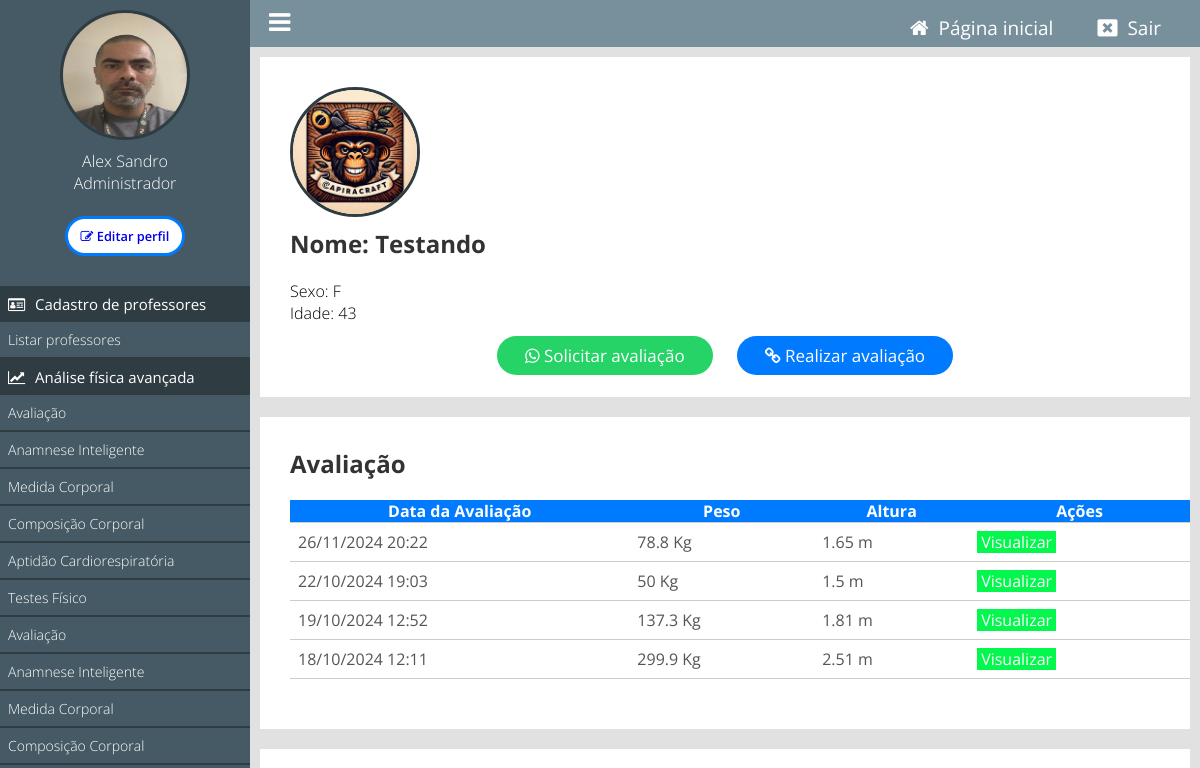
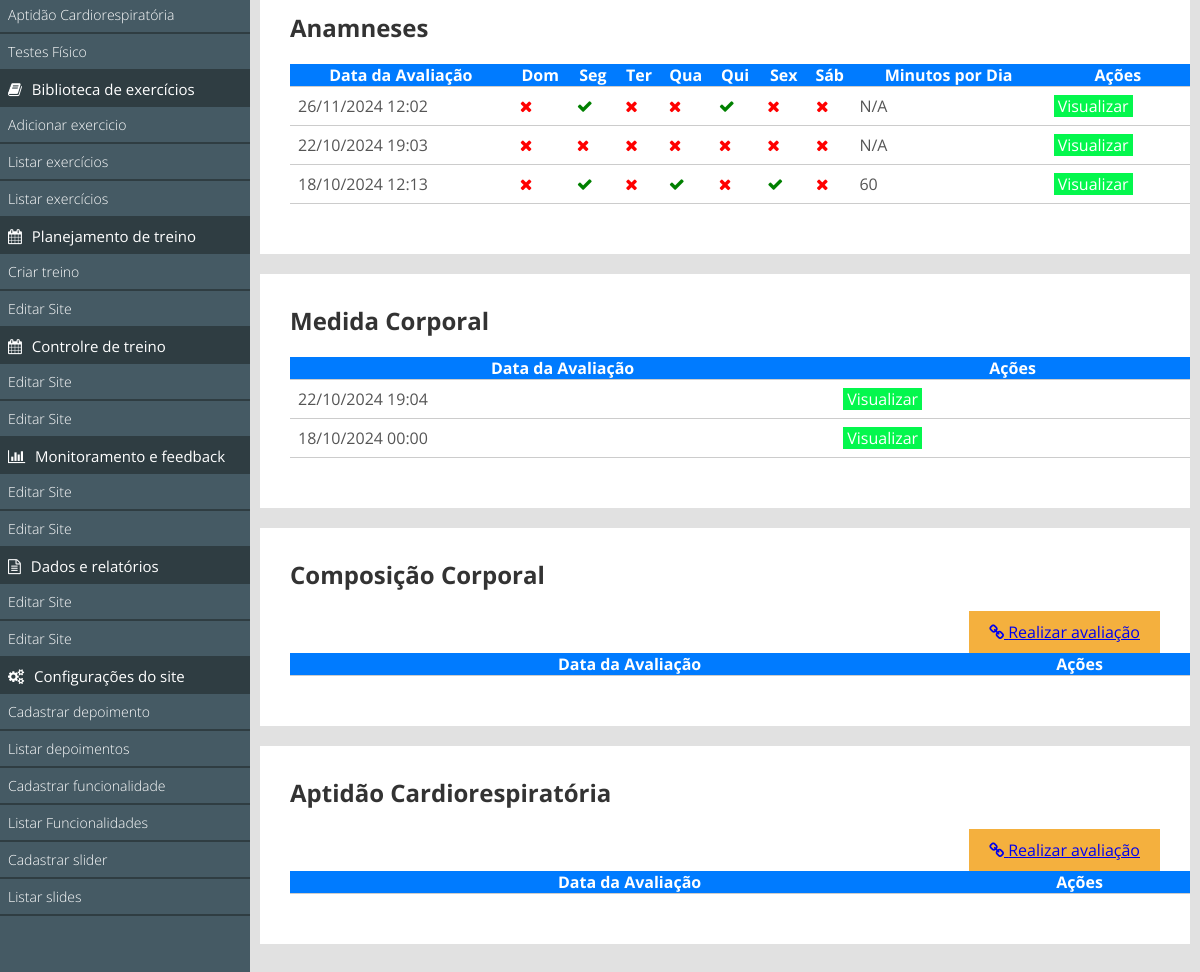
The app's page /painel/listar-afa?id=7 (signed in), older data (2 pictures, top to bottom).
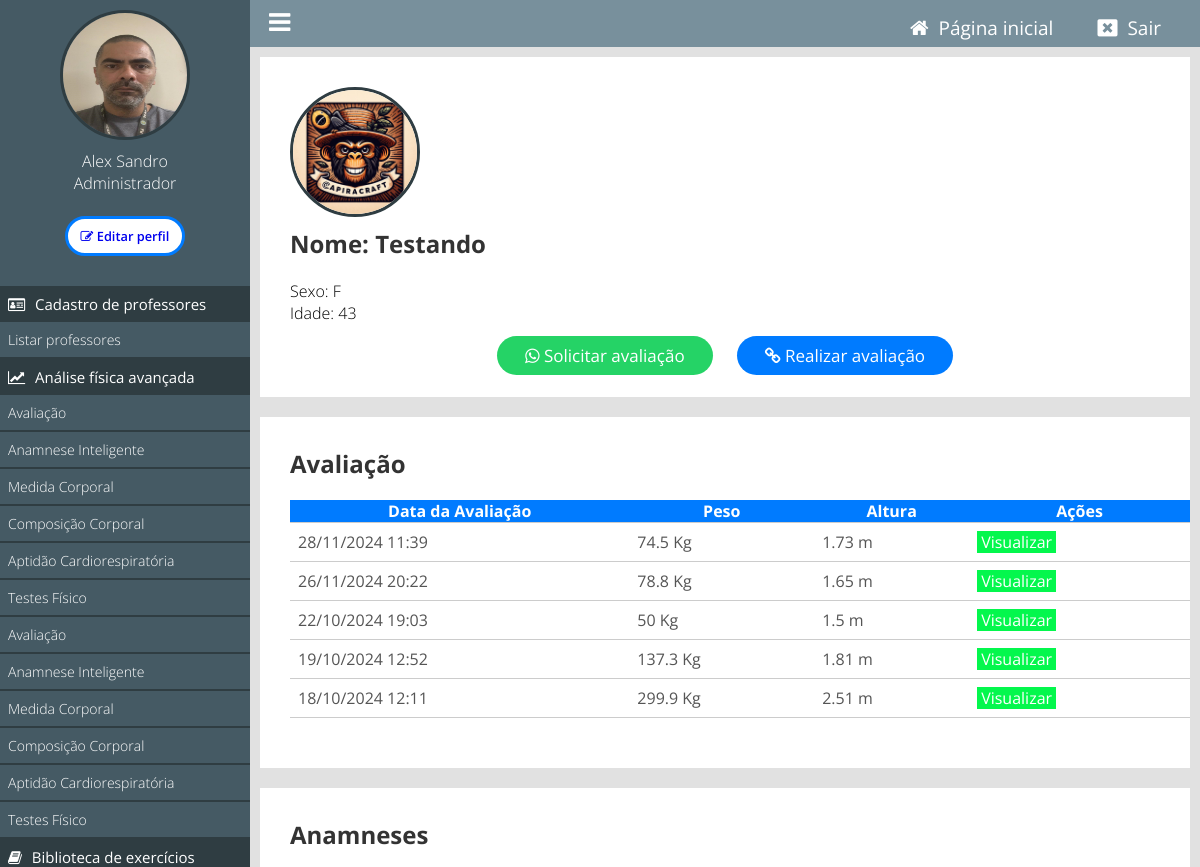
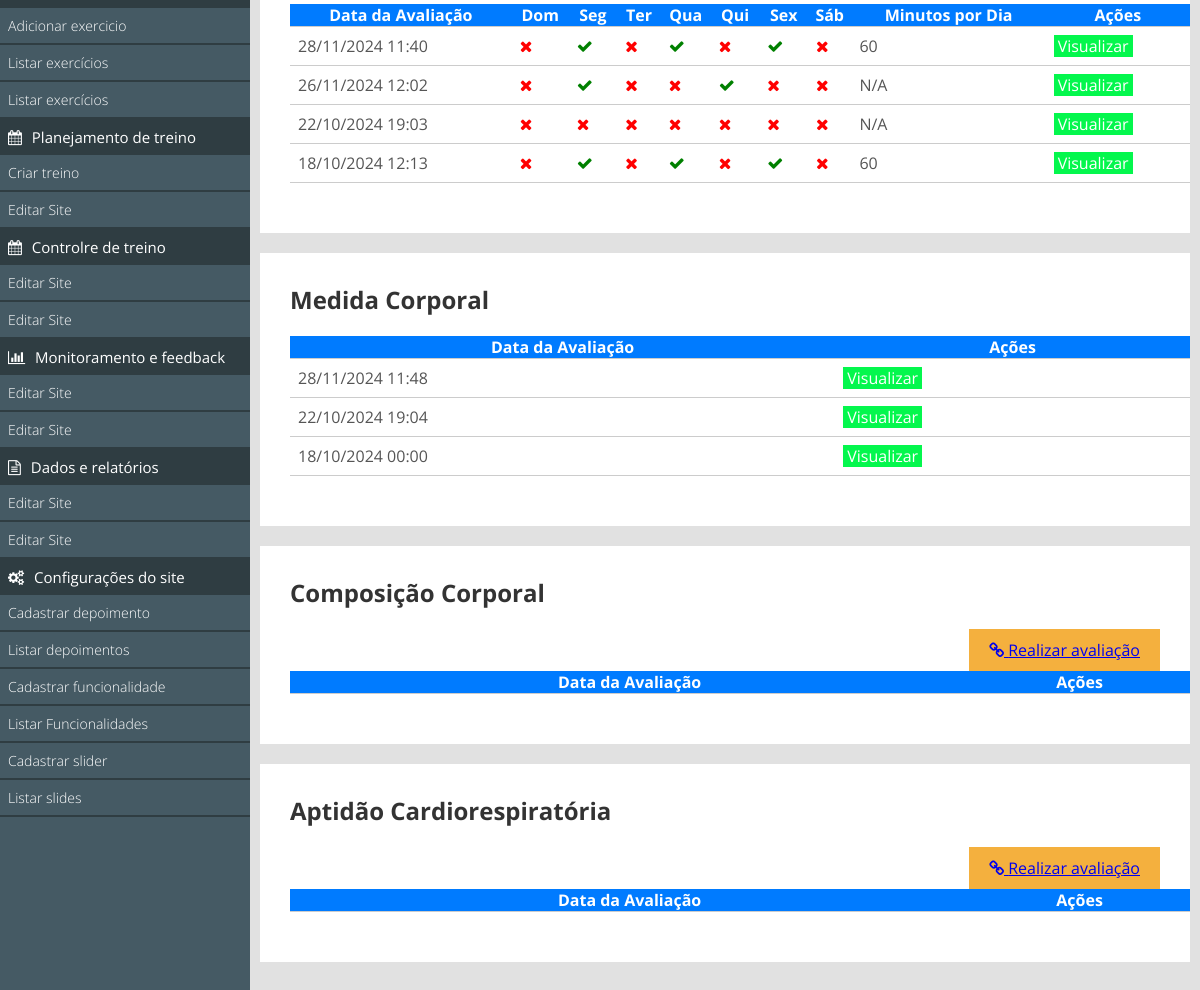
The same page, newer data (2 pictures, top to bottom).
### tables this page shows
CREATE TABLE IF NOT EXISTS `tb_perfis_usuarios` (
  `id` int NOT NULL AUTO_INCREMENT,
  `usuario_id` int NOT NULL,
  `data_avaliacao` datetime NOT NULL,
  `peso` float NOT NULL,
  `altura` float NOT NULL,
  `obesidade` tinyint(1) NOT NULL,
  `diabetes` tinyint(1) NOT NULL,
  `hipertensao` tinyint(1) NOT NULL,
  `depressao` tinyint(1) NOT NULL,
  `pos_covid` tinyint(1) NOT NULL,
  `idoso` tinyint(1) NOT NULL,
  `gestante` tinyint(1) NOT NULL,
  `posparto` tinyint(1) NOT NULL,
  `emagrecer` tinyint(1) NOT NULL,
  `objetivo_id` int NOT NULL,
  PRIMARY KEY (`id`),
  KEY `usuario_id` (`usuario_id`),
  KEY `objetivo_id` (`objetivo_id`)
);

CREATE TABLE IF NOT EXISTS `tb_usuarios_anamnese` (
  `id` int NOT NULL AUTO_INCREMENT,
  `usuario_id` int NOT NULL,
  `data_avaliacao` datetime NOT NULL,
  `nivel_treinamento` varchar(30) NOT NULL,
  `domingo` tinyint(1) DEFAULT '0',
  `segunda` tinyint(1) DEFAULT '0',
  `terca` tinyint(1) DEFAULT '0',
  `quarta` tinyint(1) DEFAULT '0',
  `quinta` tinyint(1) DEFAULT '0',
  `sexta` tinyint(1) DEFAULT '0',
  `sabado` tinyint(1) DEFAULT '0',
  `minutos_dia` int DEFAULT NULL,
  `exercicios` text,
  `outros_exercicios` varchar(255) DEFAULT NULL,
  `nao_gosta` tinyint(1) DEFAULT '0',
  `nao_gosta_exercicios` varchar(255) DEFAULT NULL,
  `atividade_recente` tinyint(1) DEFAULT '0',
  `nome_atividade_recente` varchar(255) DEFAULT NULL,
  `dias_semana_recente` int DEFAULT NULL,
  `minutos_dia_recente` float DEFAULT NULL,
  `intensidade` varchar(50) DEFAULT NULL,
  `doencas` tinyint(1) DEFAULT '0',
  `doencas_nome` varchar(255) DEFAULT NULL,
  `remedios` varchar(255) DEFAULT NULL,
  `cirurgias` tinyint(1) DEFAULT '0',
  `regiao_cirurgia` varchar(255) DEFAULT NULL,
  `dor_muscular` tinyint(1) DEFAULT '0',
  `regioes_dor` text,
  `dor_peito` tinyint(1) DEFAULT '0',
  `tontura` tinyint(1) DEFAULT '0',
  `movimento_diario` tinyint(1) DEFAULT '0',
  `movimentos_dia` text,
  `parente_cardiaco` tinyint(1) DEFAULT '0',
  `num_parente_cardiaco` int DEFAULT NULL,
  `fumante` tinyint(1) DEFAULT '0',
  `info_pertinente` text,
  `aceito` tinyint(1) DEFAULT '0',
  `ciclo_menstrual` tinyint(1) DEFAULT NULL,
  `ciclo_menstrual_irregular` varchar(255) DEFAULT NULL,
  `sintomas_menstruais` json DEFAULT NULL,
  `uso_anticoncepcional` varchar(3) DEFAULT NULL,
  `fatores_impedem_treino` json DEFAULT NULL,
  `dificuldade_emagrecer` json DEFAULT NULL,
  `silhueta_real` int DEFAULT NULL,
  `silhueta_ideal` int DEFAULT NULL,
  `objetivos_6_meses` json DEFAULT NULL,
  `nome_remedios_emagrecer` varchar(255) DEFAULT NULL,
  `resultados_remedios` varchar(255) DEFAULT NULL,
  `dificuldade_emagrecer_outros` varchar(255) DEFAULT NULL,
  `remedios_emagrecer` tinyint(1) DEFAULT NULL,
  `autoestima` varchar(255) DEFAULT NULL,
  `vestir` varchar(255) DEFAULT NULL,
  `banho` varchar(255) DEFAULT NULL,
  `caminhar` varchar(255) DEFAULT NULL,
  `atividade_domestica_leve` varchar(255) DEFAULT NULL,
  `subir_escada` varchar(255) DEFAULT NULL,
  `fazer_compras` varchar(255) DEFAULT NULL,
  `carregar_arroz` varchar(255) DEFAULT NULL,
  `caminhar_moderado` varchar(255) DEFAULT NULL,
  `caminhar_intenso` varchar(255) DEFAULT NULL,
  `carregar_mala` varchar(255) DEFAULT NULL,
  `atividade_domestica_pesada` varchar(255) DEFAULT NULL,
  `atividade_vigorosa` varchar(255) DEFAULT NULL,
  `nivel_funcional` varchar(255) DEFAULT NULL,
  PRIMARY KEY (`id`)
);

CREATE TABLE IF NOT EXISTS `tb_medidas_corporais` (
  `id` int NOT NULL AUTO_INCREMENT,
  `usuario_id` int NOT NULL,
  `punho_direito` float DEFAULT NULL,
  `ante_braco_direito` float DEFAULT NULL,
  `braco_direito_relaxado` float DEFAULT NULL,
  `braco_direito_contraido` float DEFAULT NULL,
  `punho_esquerdo` float DEFAULT NULL,
  `ante_braco_esquerdo` float DEFAULT NULL,
  `braco_esquerdo_relaxado` float DEFAULT NULL,
  `braco_esquerdo_contraido` float DEFAULT NULL,
  `pescoco` float DEFAULT NULL,
  `torax` float DEFAULT NULL,
  `cintura` float DEFAULT NULL,
  `abdomen` float DEFAULT NULL,
  `quadril` float DEFAULT NULL,
  `coxa_medial_direita` float DEFAULT NULL,
  `coxa_medial_esquerda` float DEFAULT NULL,
  `panturrilha_direita` float DEFAULT NULL,
  `panturrilha_esquerda` float DEFAULT NULL,
  `data_avaliacao` datetime NOT NULL,
  PRIMARY KEY (`id`),
  KEY `usuario_id` (`usuario_id`)
);

### classes/MySql.php (called while the page is built)
<?php
    class MySql{
        private static $pdo;
        public static function conectar(){
            if(self::$pdo == null){
                try{
                    self::$pdo = new PDO('mysql:host='.HOST.';dbname='.DATABASE,USER,PASSWORD,array(PDO::MYSQL_ATTR_INIT_COMMAND => "SET NAMES utf8"));
                    self::$pdo->setAttribute(PDO::ATTR_ERRMODE,PDO::ERRMODE_EXCEPTION);
                }catch(Exception $e) {
                    echo 'erro ao conectar, tente novamente mais tarde';
                }
            }
            return self::$pdo;
        }
    }
?>

### classes/Perfil.php (called while the page is built, shortened)
<?php
    class Perfil {
        private $db;
        public function __construct() {
        $this->db = MySql::conectar();
        }
        public function buscarPerfilPorUsuarioId($usuario_id) {
            $sql = $this->db->prepare("SELECT * FROM tb_perfis_usuarios WHERE usuario_id = :usuario_id ORDER BY data_avaliacao DESC");
            $sql->bindParam(':usuario_id', $usuario_id);
            $sql->execute();
            return $sql->fetchAll(PDO::FETCH_ASSOC);
        }
    }
?>

### classes/Anamnese.php (called while the page is built, shortened)
<?php
class Anamnese {
    private $db;
    public function __construct() {
        $this->db = MySql::conectar();
    }
    public function buscarAnamnesePorUsuarioId($usuario_id) {
        $sql = $this->db->prepare("SELECT * FROM tb_usuarios_anamnese WHERE usuario_id = :usuario_id ORDER BY data_avaliacao DESC");
        $sql->bindParam(':usuario_id', $usuario_id);
        $sql->execute();
        return $sql->fetchAll(PDO::FETCH_ASSOC);
    }
}
?>

### classes/MedidaCorporal.php (called while the page is built, shortened)
<?php
class MedidaCorporal {
    private $db;
    public function __construct() {
        $this->db = MySql::conectar();
    }
    public function buscarMedidaCorporalPorUsuarioId($usuario_id) {
        $sql = $this->db->prepare("SELECT * FROM tb_medidas_corporais WHERE usuario_id = :usuario_id ORDER BY data_avaliacao DESC");
        $sql->bindParam(':usuario_id', $usuario_id);
        $sql->execute();
        return $sql->fetchAll(PDO::FETCH_ASSOC);
    }
}

### painel/pages/listar-afa.php (the view, shortened to what the rows shown need)
<?php
if (isset($_GET['id'])) {
    $usuario_id = (int)$_GET['id'];
} else {
    $usuario_id = $_SESSION['id'];
}
if (isset($_GET['id'])) {
    $id_aluno = intval($_GET['id']);
    $sql = MySql::conectar()->prepare("SELECT telefone, nome, img, sexo, data_nascimento FROM `tb_admin.usuarios` WHERE id = ?");
    $sql->execute([$id_aluno]);
    $result = $sql->fetch();
    if (!$result) {
        echo "Usuário não encontrado.";
        exit();
    } else {
        $telefone = $result['telefone'];
        $nome = $result['nome'];
        $img = $result['img'];
        $sexo = $result['sexo'];
        $dataNascimento = new DateTime($result['data_nascimento']);
        $idade = (new DateTime())->diff($dataNascimento)->y;
    }
} else {
    echo "ID do aluno não fornecido.";
    exit();
}
$anamnese = new Anamnese();
$anamneses = $anamnese->buscarAnamnesePorUsuarioId($id_aluno);
$perfil = new Perfil();
$perfis = $perfil->buscarPerfilPorUsuarioId($id_aluno);
$medidaCorporal = new MedidaCorporal();
$medidasCorporais = $medidaCorporal->buscarMedidaCorporalPorUsuarioId($id_aluno);
?>
<div class="box-content">
        <div class="box-usuario left">
        <?php
                if($img == ''){
            ?>
                <div class="avatar-usuario left">
                    <i class="fa fa-user"></i>
                </div>
            <?php } else { ?>
                <div class="imagem-usuario left">
                <img src="<?php echo INCLUDE_PATH_PAINEL ?>uploads/<?php echo $img; ?>" />
                </div>
            <?php } ?>
            <div class="nome-usuario black">
                <h2>Nome: <?php echo $nome; ?></h2>
                <p>Sexo: <?php echo $sexo; ?></p>
                <p>Idade: <?php echo $idade; ?></p>
            </div>
        </div>
    <div class="acoes-button">
        <body>
        <a class="whatsapp-link" href="https://web.whatsapp.com/send?phone=55<?php echo $telefone ?>&text=Ol%C3%A1%2C%20para%20dar%20continuidade%20ao%20seu%20processo%20de%20acompanhamento%2C%20pedimos%20que%20voc%C3%AA%20preencha%20sua%20*Avalia%C3%A7%C3%A3o%20F%C3%ADsica*.%20Isso%20nos%20ajudar%C3%A1%20a%20criar%20um%20plano%20personalizado%20para%20suas%20necessidades.%0A%0A%20Clique%20no%20link%20abaixo%20para%20preencher%20sua%20avalia%C3%A7%C3%A3o%3A%0A%0Ahttps%3A%2F%2Fwww.apcpro.com.br%2Fpainel%2Fformulario-perfis%3Fid%3D<?php echo urlencode($usuario_id); ?>%0A%0ASe%20precisar%20de%20ajuda%2C%20estamos%20%C3%A0%20disposi%C3%A7%C3%A3o.%20%F0%9F%98%8A" target="_blank">
            <i class="fa fa-whatsapp"></i> Solicitar avaliação</a>
        </body>
        <body>
            <a class="afa-link" href="<?php echo INCLUDE_PATH_PAINEL . 'formulario-perfis?id=' . $usuario_id; ?>">
            <i class="fa fa-link"></i> Realizar avaliação</a>
        </body>
    </div>
</div>
<div class="box-content">
    <h2>Avaliação</h2>
    <table id="perfilTable" class="display dt-responsive" width="100%">
        <thead>
            <tr>
                <th>Data da Avaliação</th>
                <th>Peso</th>
                <th>Altura</th>
                <th>Ações</th>
            </tr>
        </thead>
        <tbody>
            <?php foreach ($perfis as $perfil): ?>
                <tr>
                    <td><?php echo (new DateTime($perfil['data_avaliacao']))->format('d/m/Y H:i'); ?></td>
                    <td><?php echo htmlspecialchars($perfil['peso']); ?> Kg</td>
                    <td><?php echo htmlspecialchars($perfil['altura']); ?> m</td>
                    <td>
                    <a class="btn view" href="<?php echo INCLUDE_PATH_PAINEL . 'ver-avaliacao?id=' . $perfil['id']; ?>">Visualizar</a>
                    </td>
                </tr>
            <?php endforeach; ?>
        </tbody>
    </table>
</div>
<div class="box-content">
    <h2>Anamneses</h2>
    <table id="anamnesesTable" class="display dt-responsive" width="50%">
        <thead class="text-center">
            <tr>
                <th>Data da Avaliação</th>
                <th>Dom</th>
                <th>Seg</th>
                <th>Ter</th>
                <th>Qua</th>
                <th>Qui</th>
                <th>Sex</th>
                <th>Sáb</th>
                <th>Minutos por Dia</th>
                <th>Ações</th>
            </tr>
        </thead>
        <tbody>
            <?php foreach ($anamneses as $anamnese): ?>
                <tr>
                    <td><?php echo (new DateTime($anamnese['data_avaliacao']))->format('d/m/Y H:i'); ?></td>
                    <td>
                        <?php if ($anamnese['domingo'] == 1): ?>
                            <i class="fa fa-check" style="color: green;"></i>
                            <?php else: ?>
                            <i class="fa fa-times" style="color: red;" aria-hidden="true"></i>
                        <?php endif; ?>
                    </td>
                    <td>
                        <?php if ($anamnese['segunda'] == 1): ?>
                            <i class="fa fa-check" style="color: green;"></i>
                            <?php else: ?>
                            <i class="fa fa-times" style="color: red;" aria-hidden="true"></i>
                        <?php endif; ?>
                    </td>
                    <td>
                        <?php if ($anamnese['terca'] == 1): ?>
                            <i class="fa fa-check" style="color: green;"></i>
                            <?php else: ?>
                            <i class="fa fa-times" style="color: red;" aria-hidden="true"></i>
                        <?php endif; ?>
                    </td>
                    <td>
                        <?php if ($anamnese['quarta'] == 1): ?>
                            <i class="fa fa-check" style="color: green;"></i>
                            <?php else: ?>
                            <i class="fa fa-times" style="color: red;" aria-hidden="true"></i>
                        <?php endif; ?>
                    </td>
                    <td>
                        <?php if ($anamnese['quinta'] == 1): ?>
                            <i class="fa fa-check" style="color: green;"></i>
                            <?php else: ?>
                            <i class="fa fa-times" style="color: red;" aria-hidden="true"></i>
                        <?php endif; ?>
                    </td>
                    <td>
                        <?php if ($anamnese['sexta'] == 1): ?>
                            <i class="fa fa-check" style="color: green;"></i>
                            <?php else: ?>
                            <i class="fa fa-times" style="color: red;" aria-hidden="true"></i>
                        <?php endif; ?>
                    </td>
                    <td>
                        <?php if ($anamnese['sabado'] == 1): ?>
                            <i class="fa fa-check" style="color: green;"></i>
                            <?php else: ?>
                            <i class="fa fa-times" style="color: red;" aria-hidden="true"></i>
                        <?php endif; ?>
                    </td>
                    <td><?php echo htmlspecialchars($anamnese['minutos_dia'] ?? 'N/A'); ?></td>
                    <td>
                    <a class="btn view" href="<?php echo INCLUDE_PATH_PAINEL . 'ver-anamnese?id=' . $anamnese['id']; ?>">Visualizar</a>
                    </td>
                </tr>
            <?php endforeach; ?>
        </tbody>
    </table>
</div>
<div class="box-content">
    <h2>Medida Corporal</h2>
    <table id="medidaCorporalTable" class="display dt-responsive" width="100%">
        <thead>
            <tr>
                <th>Data da Avaliação</th>
                <th>Ações</th>
            </tr>
        </thead>
        <tbody>
            <?php foreach ($medidasCorporais as $medidaCorporal): ?>
                <tr>
                    <td><?php echo (new DateTime($medidaCorporal['data_avaliacao']))->format('d/m/Y H:i'); ?></td>
                    <td>
                    <a class="btn view" href="<?php echo INCLUDE_PATH_PAINEL . 'ver-medida-corporal?id=' . $medidaCorporal['id']; ?>">Visualizar</a>
                    </td>
                </tr>
            <?php endforeach; ?>
        </tbody>
    </table>
</div>
<div class="box-content">
    <h2>Composição Corporal</h2>
    <a class="btn edit right" href="<?php echo INCLUDE_PATH_PAINEL . 'composicao-corporal?id=' . $usuario_id; ?>">
                        <i class="fa fa-link"></i> Realizar avaliação</a>
    <table id="composicaoCorporalTable" class="display dt-responsive" width="100%">
        <thead>
            <tr>
                <th>Data da Avaliação</th>
                <th>Ações</th>
            </tr>
        </thead>
    </table>
</div>
<div class="box-content">
    <h2>Aptidão Cardiorespiratória</h2>
    <a class="btn edit right" href="<?php echo INCLUDE_PATH_PAINEL . 'aptidao-cardiorespiratoria?id=' . $usuario_id; ?>">
    <i class="fa fa-link"></i> Realizar avaliação</a>
    <table id="aptidaoCardioRespiratoriaTable" class="display dt-responsive" width="100%">
        <thead>
            <tr>
                <th>Data da Avaliação</th>
                <th>Ações</th>
            </tr>
        </thead>
    </table>
</div>

Row changes from the older to the newer data that the page shows:
added tb_perfis_usuarios: data_avaliacao "28/11/2024 11:39", peso "74.5", altura "1.73"
added tb_usuarios_anamnese: data_avaliacao "28/11/2024 11:40", domingo 0 (drawn), segunda 1 (drawn), terca 0 (drawn), quarta 1 (drawn), quinta 0 (drawn), sexta 1 (drawn), sabado 0 (drawn), minutos_dia "60"
added tb_medidas_corporais: data_avaliacao "28/11/2024 11:48"
